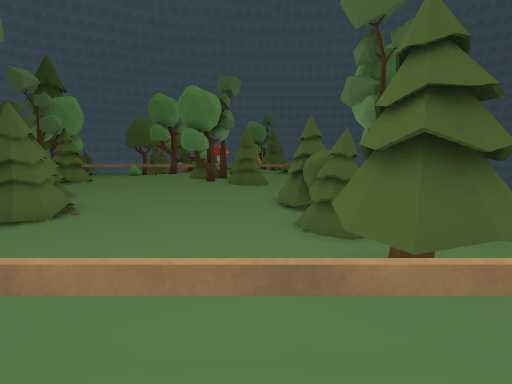
view 1 (above)

14 first-person views from a walk through a 3-D level made in the Unity game engine. The camera is 1.5 m above the floor, tilts 8° down and sees 90° across. The floor is counted in squares, 1 m on a side. Each view is taken from the middle of a square. On the plan, view 1 faces up. The plan holds only what a view shows up to about 13 squares ahead; the rest is blank. The place goes on beyond the plan. The player character is not drawn.

view 2
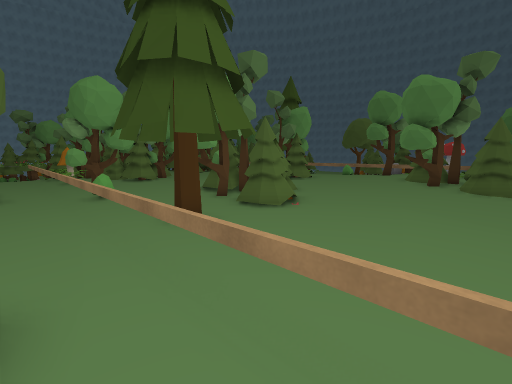

view 3
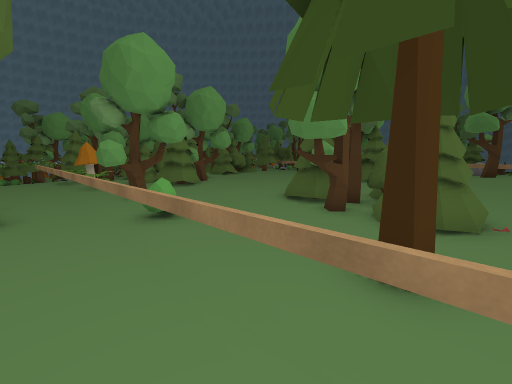

view 4
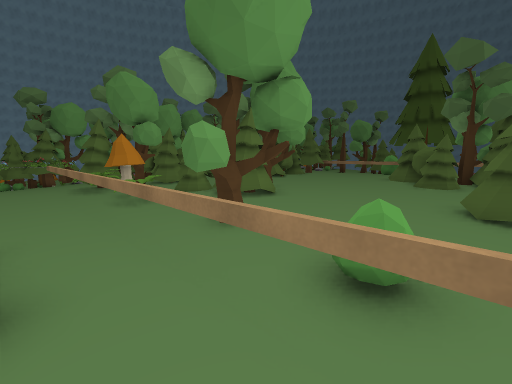

view 5
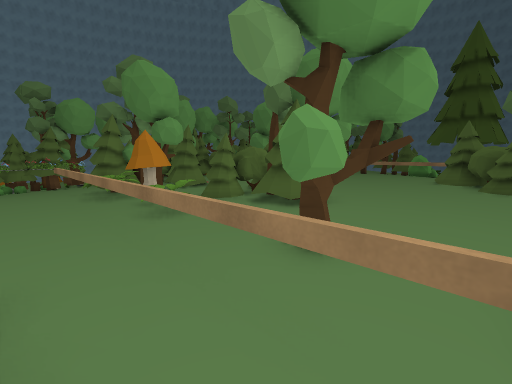

view 6
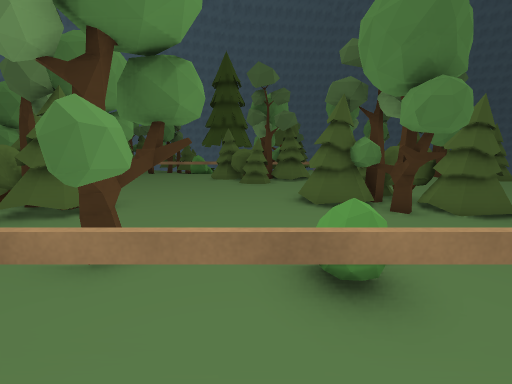

view 7
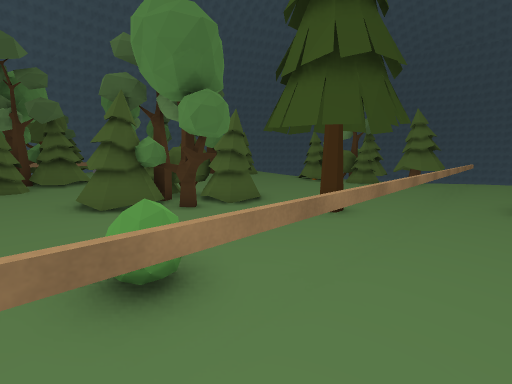

view 8
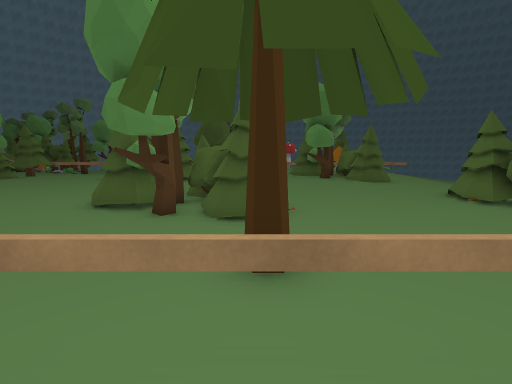

view 9
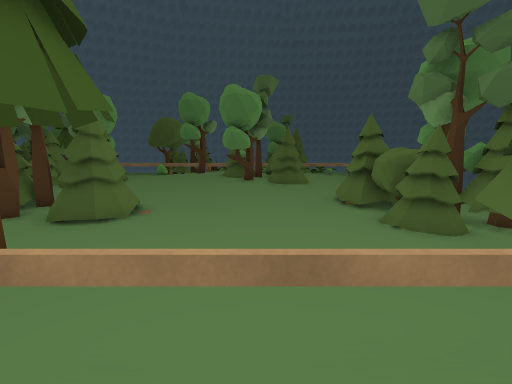

view 10
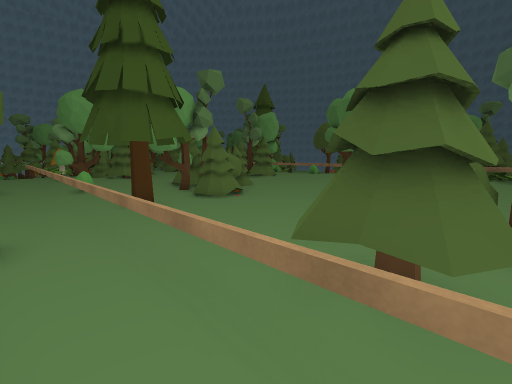

view 11
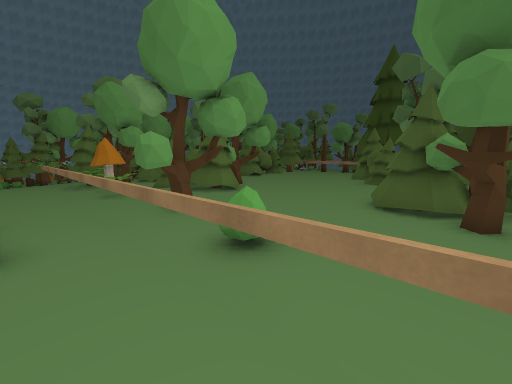

view 12
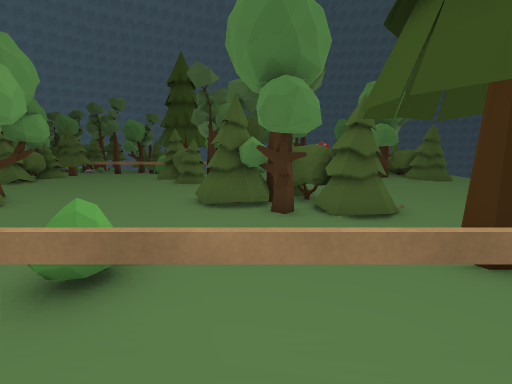

view 13
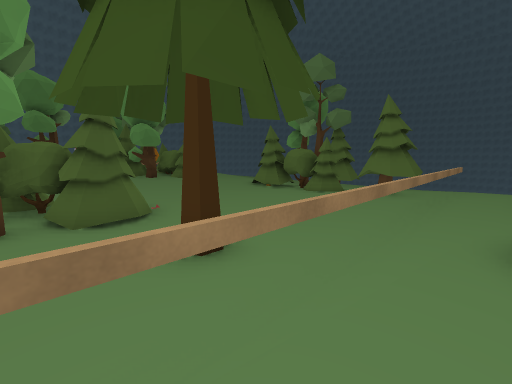

view 14
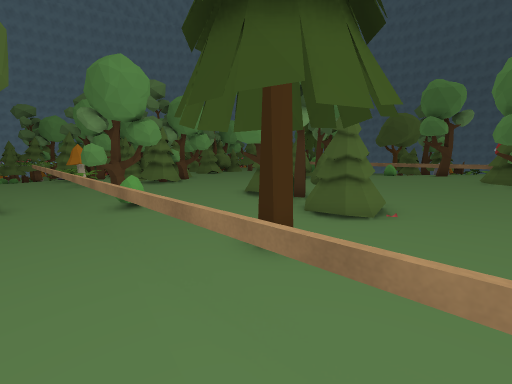

### Floor plan
Key: @ floor where view 1 was taken; # wall or solid block; x gap in a wall; . main floor; : floor 0.25 m higher than the main floor; - floor 0.25 m lower than the main floor; + floor 0.5 m higher than the main floor; _ floor 0.5 m lower than the main floor; = window, fence, low wall or low ledge; ^ raised ledge; T tree; B bush; M mushroom; O other object.
Columns run from 27 left of view 1 to 3 right of it. Each row starts with its distance up from view 1.
 19                      T
 18                      T
 17                      T+
 16                TT    :++T
 15             .TTTT    ::TTT    .
 14    T       .. T#TTT ::::T#OO  .
 13    T T .......TTTT...:::TTT ...
 12      T ....... T.......:::TT...
 11        ........T..............-
 10         ...........TT.........-
  9         O.T........TT....... TT
  8         O T......TTTTO......OT
  7     T   TTTT.....TT#TOO..... TT
  6   OOT-.TTTTT.......TTT...... TT
  5   OTTT-TT.........T.---......T
  4    TTO       TT....--T-.....TTT
  3  OTTOOO-MO...T..B..--T......TTT
  2 OO TOO--B...=T#.x.---........x.
  1 OO ^#==========================
  0 __#^ #==#      ---------...@...
 -1                  T

Where each view was taken, in squares from view 1:
view 1: 0 up, 0 right, facing up
view 2: 0 up, 0 right, facing up-left
view 3: 0 up, 5 left, facing up-left
view 4: 0 up, 10 left, facing up-left
view 5: 0 up, 12 left, facing up-left
view 6: 0 up, 12 left, facing up
view 7: 0 up, 12 left, facing up-right
view 8: 0 up, 6 left, facing up
view 9: 0 up, 2 left, facing up
view 10: 0 up, 3 right, facing up-left
view 11: 0 up, 8 left, facing up-left
view 12: 0 up, 9 left, facing up
view 13: 0 up, 8 left, facing up-right
view 14: 0 up, 3 left, facing up-left
